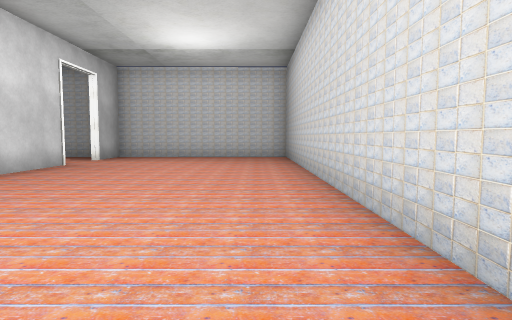
[1] (above)

18 first-person views from a walk through a Unity game level. The camera is 1.5 m above the floor, tilts 4° down and sees 75° across. The floor is counted in squares, 2 m on a side. Each view is taken from the middle of a square. On the plan, view 1 faces up. The plan holds only what a view shows up to about 11 squares ahead; the rest is blank. The place goes on beyond the plan. The player is left out. Some surface patterns are stand-ins.

[2]
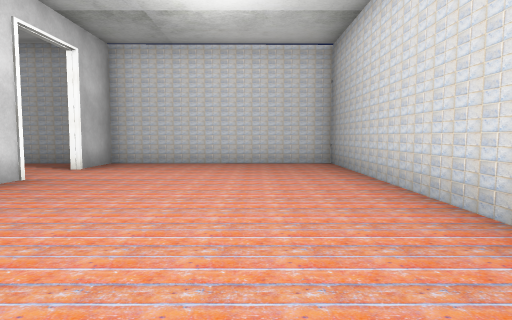

[3]
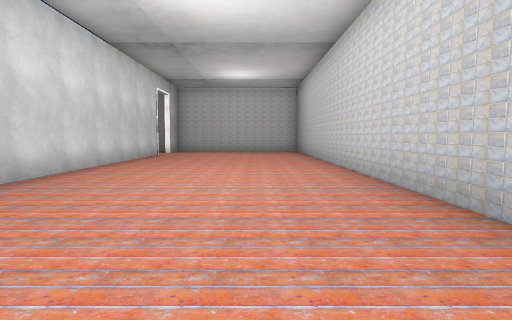

[4]
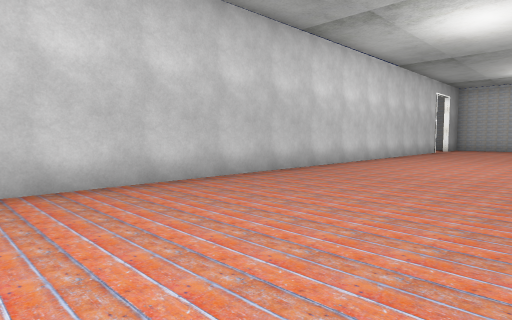

[5]
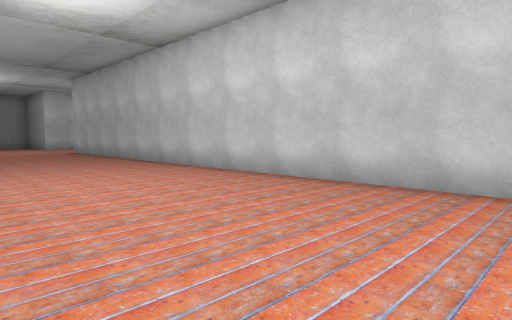

[6]
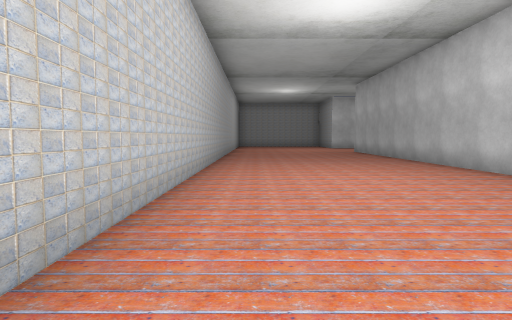

[7]
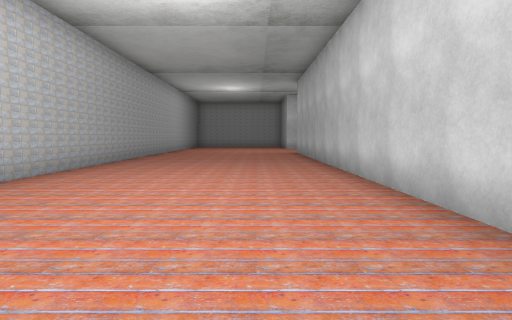

[8]
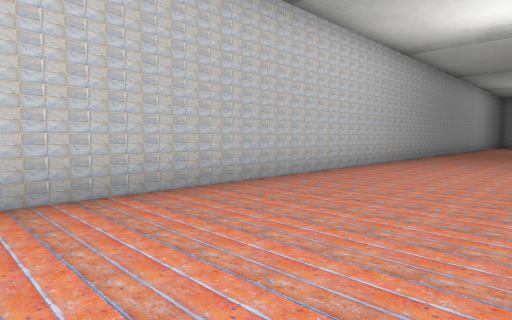

[9]
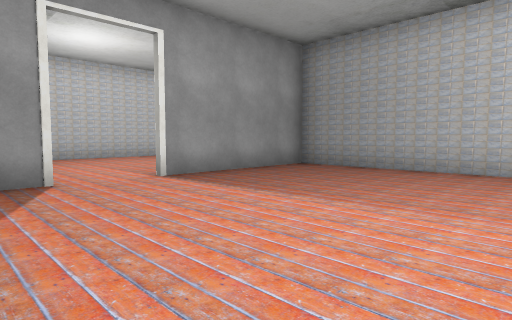

[10]
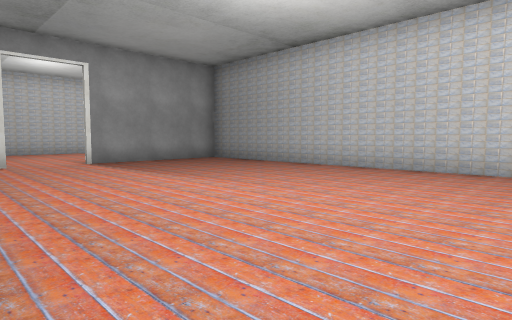

[11]
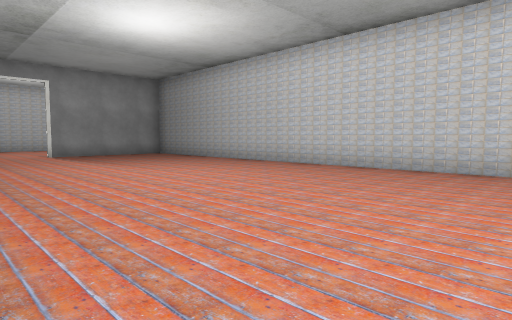

[12]
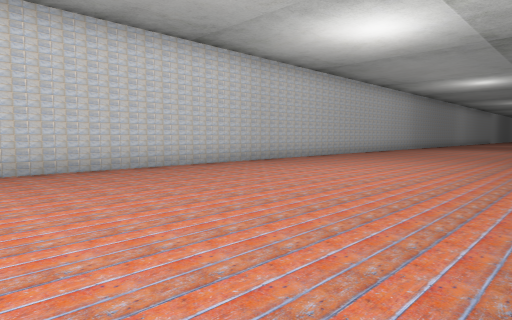

[13]
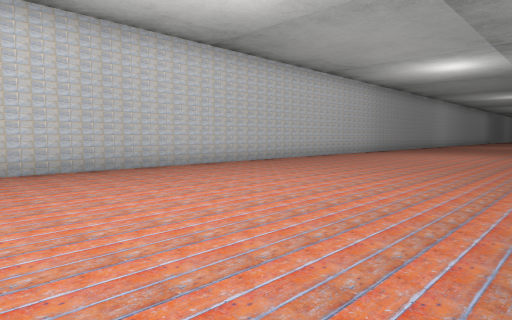

[14]
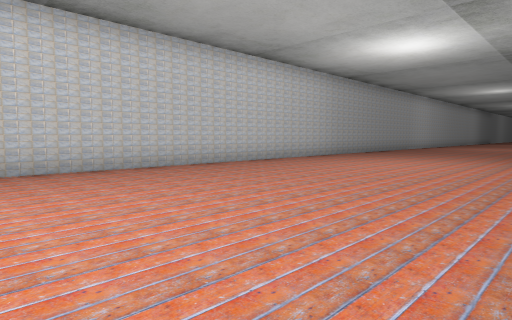

[15]
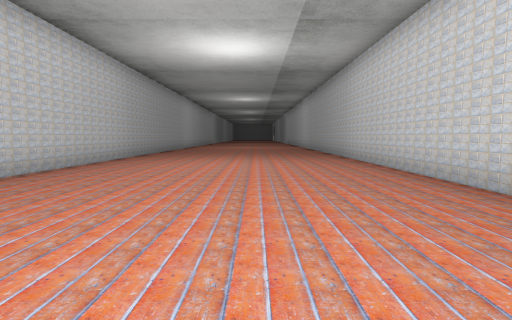

[16]
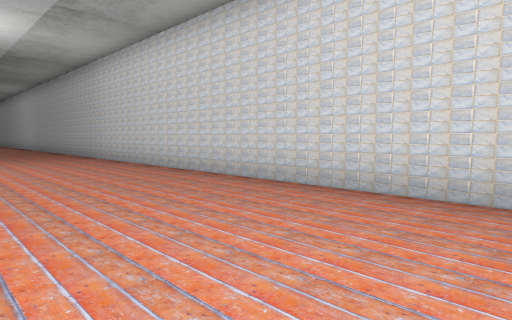

[17]
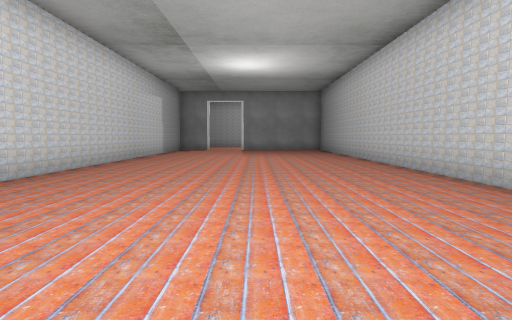

[18]
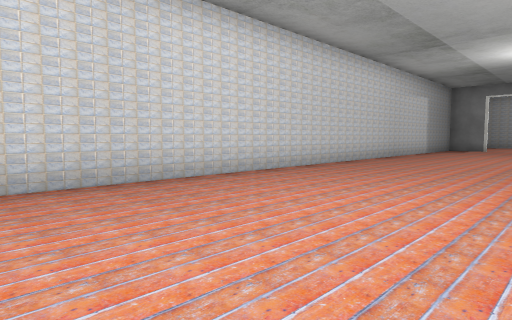

### Floor plan
Points are (right, up) in squares from view 1. A wall is a line through its corners. A room is listed if a view was taken in it or the views show most of it. See-through windows are left out.
Room 1 (views 1, 2, 3, 4, 5, 6, 7, 8)
walls: (-5.1, 8.9) (-4.9, -16.1); (1.2, -16.1) (1.1, 12.5) (-5.1, 12.4) (-5.1, 10.5)
ways out: opening at (-5, 9.5) to room 2
Room 2 (views 9, 10, 11, 12, 13, 14, 15, 16, 17, 18)
walls: (-13, 12.3) (-35.4, 12.3); (-35.1, 4.4) (-5.2, 4.4) (-5.2, 8.9); (-6.1, 12.3) (-7.5, 12.3); (-5.2, 10.5) (-5.2, 11.3)
ways out: opening at (-5, 9.5) to room 1

Where each view was taken, in squares from view 1:
view 1: 0 up, 0 right, facing up
view 2: 3 up, 1 left, facing up
view 3: 5 down, 1 left, facing up
view 4: 8 down, 0 right, facing up-left
view 5: 4 down, 0 right, facing down-left
view 6: 4 down, 0 right, facing down
view 7: 5 down, 3 left, facing down
view 8: 2 down, 3 left, facing down-right
view 9: 12 up, 11 left, facing down-right
view 10: 12 up, 15 left, facing down-right
view 11: 12 up, 19 left, facing down-right
view 12: 12 up, 15 left, facing down-left
view 13: 12 up, 20 left, facing down-left
view 14: 12 up, 24 left, facing down-left
view 15: 9 up, 24 left, facing left
view 16: 8 up, 24 left, facing up-left
view 17: 8 up, 24 left, facing right
view 18: 7 up, 25 left, facing up-right
